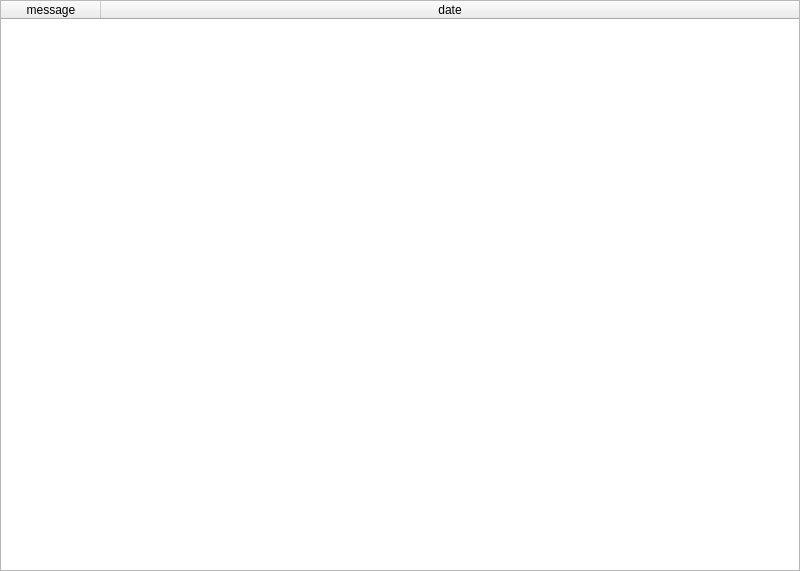
<?xml version="1.0" encoding="UTF-8"?>
<ui version="4.0">
 <class>GuiLog</class>
 <widget class="QWidget" name="GuiLog">
  <property name="geometry">
   <rect>
    <x>0</x>
    <y>0</y>
    <width>800</width>
    <height>571</height>
   </rect>
  </property>
  <property name="windowTitle">
   <string>Log</string>
  </property>
  <layout class="QGridLayout" name="gridLayout">
   <property name="leftMargin">
    <number>0</number>
   </property>
   <property name="topMargin">
    <number>0</number>
   </property>
   <property name="rightMargin">
    <number>0</number>
   </property>
   <property name="bottomMargin">
    <number>0</number>
   </property>
   <property name="spacing">
    <number>0</number>
   </property>
   <item row="0" column="0">
    <widget class="QTableWidget" name="tableWidget">
     <attribute name="horizontalHeaderStretchLastSection">
      <bool>true</bool>
     </attribute>
     <attribute name="verticalHeaderVisible">
      <bool>false</bool>
     </attribute>
     <column>
      <property name="text">
       <string>message</string>
      </property>
     </column>
     <column>
      <property name="text">
       <string>date</string>
      </property>
     </column>
    </widget>
   </item>
  </layout>
 </widget>
 <layoutdefault spacing="6" margin="11"/>
 <resources/>
 <connections/>
</ui>
